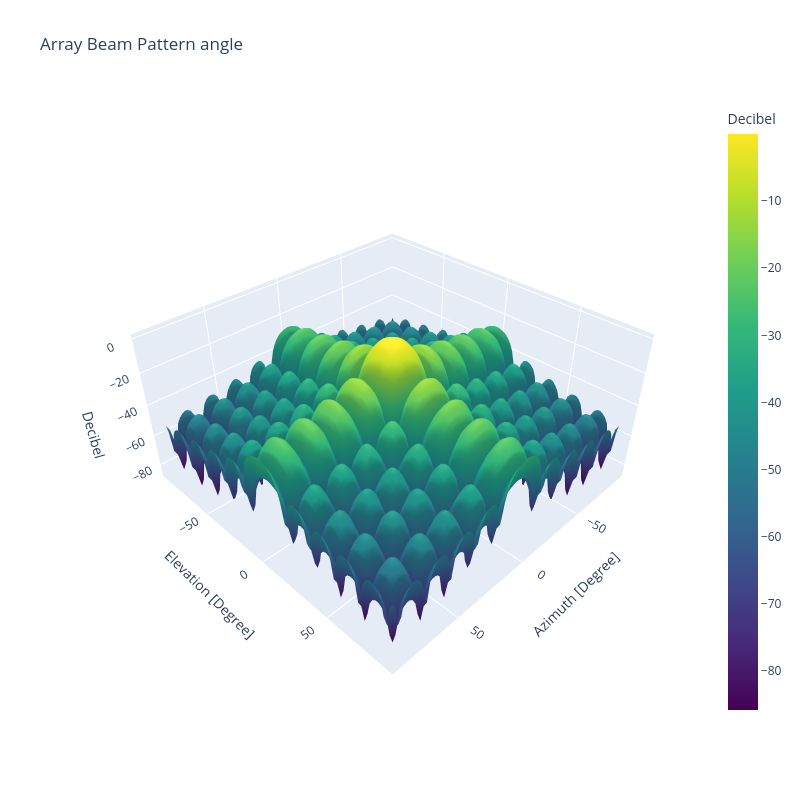
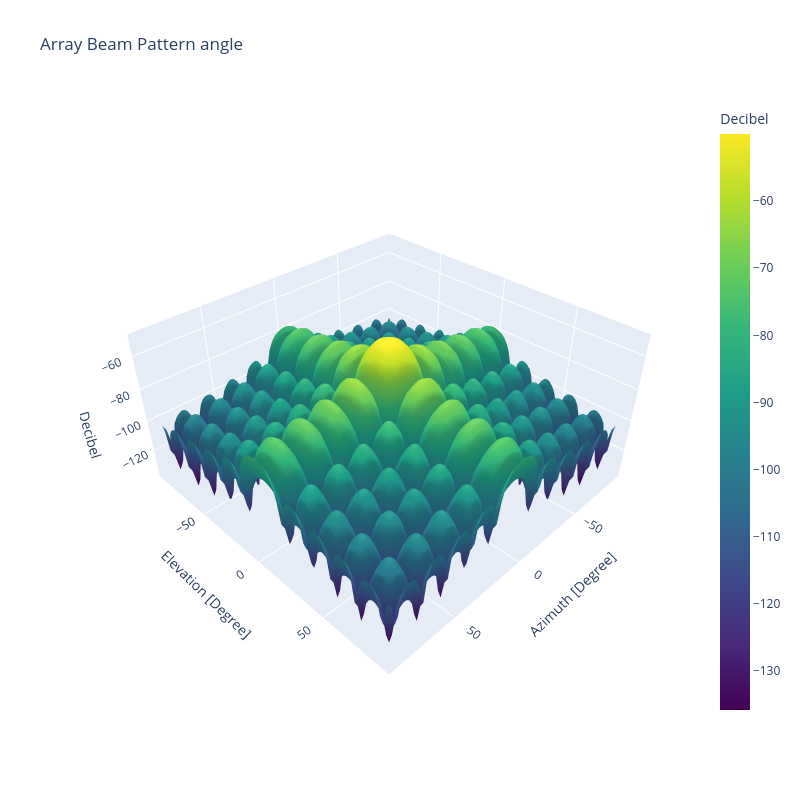

Write notebook code for charts like these, in order.
### Markdown cell above
#### Frequency Responses

Notice the maximum values of both responses and how the differ

### Code cell
antenna_element.plot.beam(
    DirectionDomain.ANGLE,
    PhaseUnit.DEGREE,
    AmplitudeDomain.Gain,
    AmplitudeUnit.DECIBEL,
    FigureType.SURFACE,
    f1,
)

antenna_element.plot.beam(
    DirectionDomain.ANGLE,
    PhaseUnit.DEGREE,
    AmplitudeDomain.Gain,
    AmplitudeUnit.DECIBEL,
    FigureType.SURFACE,
    f2,
)
